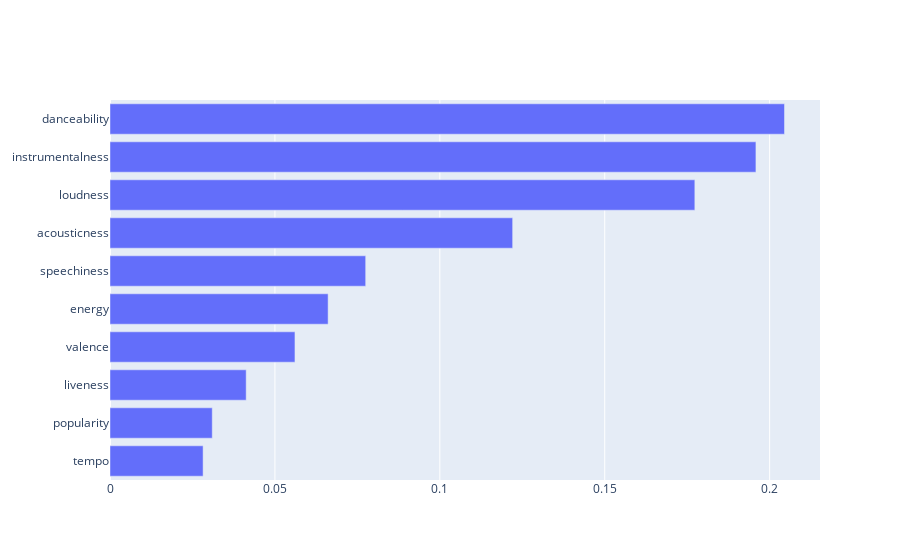

Notebook cell for this chart:
### Code cell
#XGBoost
f_imp=gboost.fit(X_train,y_train).feature_importances_
aux={"variaveis":variaveis,"importancia":f_imp}
aux1=pd.DataFrame(aux)
aux2=aux1.sort_values(by="importancia",ascending=True)
fig = go.Figure(go.Bar(y=aux2["variaveis"],x=aux2["importancia"],orientation='h'))
fig.show()

### Figure 1 — Plotly figure (JSON) as saved in the notebook; plotly's stock layout.template omitted (floating-point values rounded to 4 significant figures)
{"data": [{"orientation": "h", "type": "bar", "x": [0.02823, 0.031, 0.04129, 0.05608, 0.06613, 0.07752, 0.1221, 0.1773, 0.1958, 0.2045], "y": ["tempo", "popularity", "liveness", "valence", "energy", "speechiness", "acousticness", "loudness", "instrumentalness", "danceability"]}], "layout": {}}
